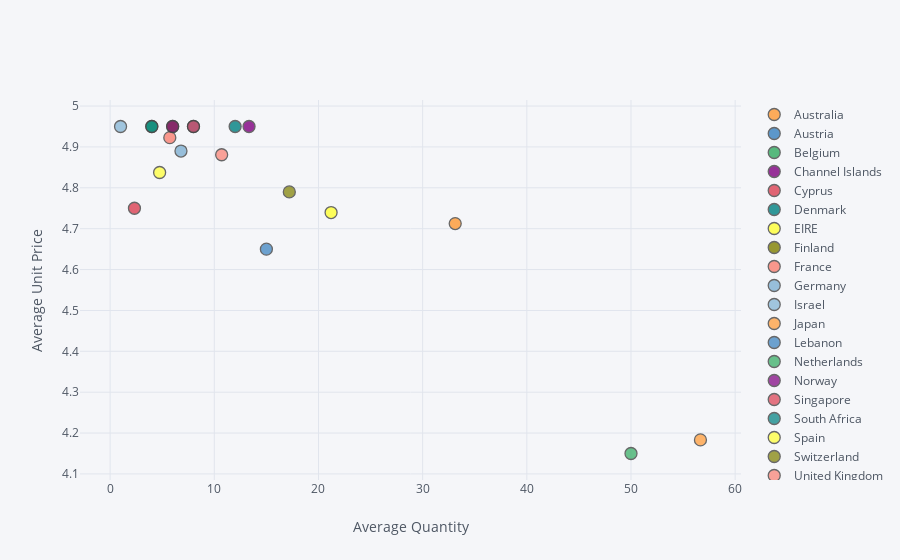

This figure's notebook cell:
### Code cell
data3.iplot(x= 'Quantity', y='UnitPrice', categories='Country', xTitle= 'Average Quantity', yTitle='Average Unit Price')

### Figure 1 — Plotly figure (JSON) as saved in the notebook; plotly's stock layout.template omitted (floating-point values rounded to 4 significant figures)
{"data": [{"marker": {"color": "rgba(255, 153, 51, 1.0)", "line": {"width": 1.3}, "opacity": 0.8, "size": 12, "symbol": "circle"}, "mode": "markers", "name": "Australia", "textfont": {"color": "#4D5663"}, "type": "scatter", "uid": "bd4c99ae-2f77-476b-b4c0-94277851cd60", "x": [33.12], "y": [4.713]}, {"marker": {"color": "rgba(55, 128, 191, 1.0)", "line": {"width": 1.3}, "opacity": 0.8, "size": 12, "symbol": "circle"}, "mode": "markers", "name": "Austria", "textfont": {"color": "#4D5663"}, "type": "scatter", "uid": "b9d8bd91-587e-4283-911c-6f985f5f8123", "x": [8], "y": [4.95]}, {"marker": {"color": "rgba(50, 171, 96, 1.0)", "line": {"width": 1.3}, "opacity": 0.8, "size": 12, "symbol": "circle"}, "mode": "markers", "name": "Belgium", "textfont": {"color": "#4D5663"}, "type": "scatter", "uid": "93d90924-1121-4d25-ab93-48d61498b001", "x": [4], "y": [4.95]}, {"marker": {"color": "rgba(128, 0, 128, 1.0)", "line": {"width": 1.3}, "opacity": 0.8, "size": 12, "symbol": "circle"}, "mode": "markers", "name": "Channel Islands", "textfont": {"color": "#4D5663"}, "type": "scatter", "uid": "eca3c4e9-0e3d-4b14-b3f8-2e2e89ec2c5c", "x": [13.33], "y": [4.95]}, {"marker": {"color": "rgba(219, 64, 82, 1.0)", "line": {"width": 1.3}, "opacity": 0.8, "size": 12, "symbol": "circle"}, "mode": "markers", "name": "Cyprus", "textfont": {"color": "#4D5663"}, "type": "scatter", "uid": "9ff43a73-f204-48e8-9fd5-7483f229a560", "x": [2.333], "y": [4.75]}, {"marker": {"color": "rgba(0, 128, 128, 1.0)", "line": {"width": 1.3}, "opacity": 0.8, "size": 12, "symbol": "circle"}, "mode": "markers", "name": "Denmark", "textfont": {"color": "#4D5663"}, "type": "scatter", "uid": "55e48284-1660-4109-9efd-1b9780d7c8df", "x": [12], "y": [4.95]}, {"marker": {"color": "rgba(255, 255, 51, 1.0)", "line": {"width": 1.3}, "opacity": 0.8, "size": 12, "symbol": "circle"}, "mode": "markers", "name": "EIRE", "textfont": {"color": "#4D5663"}, "type": "scatter", "uid": "7debd015-183a-4356-8b9f-f73ca8feceb4", "x": [21.21], "y": [4.739]}, {"marker": {"color": "rgba(128, 128, 0, 1.0)", "line": {"width": 1.3}, "opacity": 0.8, "size": 12, "symbol": "circle"}, "mode": "markers", "name": "Finland", "textfont": {"color": "#4D5663"}, "type": "scatter", "uid": "f5d7589b-44cd-4b6b-9d77-2e2c55a1b963", "x": [6], "y": [4.95]}, {"marker": {"color": "rgba(251, 128, 114, 1.0)", "line": {"width": 1.3}, "opacity": 0.8, "size": 12, "symbol": "circle"}, "mode": "markers", "name": "France", "textfont": {"color": "#4D5663"}, "type": "scatter", "uid": "f25d65c3-7869-445e-8a95-18f6625d303c", "x": [5.727], "y": [4.923]}, {"marker": {"color": "rgba(128, 177, 211, 1.0)", "line": {"width": 1.3}, "opacity": 0.8, "size": 12, "symbol": "circle"}, "mode": "markers", "name": "Germany", "textfont": {"color": "#4D5663"}, "type": "scatter", "uid": "2e4b8c91-eede-49d9-837f-6dafa075c884", "x": [6.8], "y": [4.89]}, {"marker": {"color": "rgba(128, 177, 211, 0.8999999999999999)", "line": {"width": 1.3}, "opacity": 0.8, "size": 12, "symbol": "circle"}, "mode": "markers", "name": "Israel", "textfont": {"color": "#4D5663"}, "type": "scatter", "uid": "bc8df329-4a7e-47b7-ad1d-92a7832c9485", "x": [1], "y": [4.95]}, {"marker": {"color": "rgba(255, 153, 51, 0.8999999999999999)", "line": {"width": 1.3}, "opacity": 0.8, "size": 12, "symbol": "circle"}, "mode": "markers", "name": "Japan", "textfont": {"color": "#4D5663"}, "type": "scatter", "uid": "078e75e3-cd81-4747-8856-bd6b5022bf6f", "x": [56.67], "y": [4.183]}, {"marker": {"color": "rgba(55, 128, 191, 0.8999999999999999)", "line": {"width": 1.3}, "opacity": 0.8, "size": 12, "symbol": "circle"}, "mode": "markers", "name": "Lebanon", "textfont": {"color": "#4D5663"}, "type": "scatter", "uid": "0ba9bc4c-608b-4810-aa19-f4f3a50b3d44", "x": [15], "y": [4.65]}, {"marker": {"color": "rgba(50, 171, 96, 0.8999999999999999)", "line": {"width": 1.3}, "opacity": 0.8, "size": 12, "symbol": "circle"}, "mode": "markers", "name": "Netherlands", "textfont": {"color": "#4D5663"}, "type": "scatter", "uid": "8c75df58-59fb-4f3c-88f3-a069ba95b8fc", "x": [50], "y": [4.15]}, {"marker": {"color": "rgba(128, 0, 128, 0.8999999999999999)", "line": {"width": 1.3}, "opacity": 0.8, "size": 12, "symbol": "circle"}, "mode": "markers", "name": "Norway", "textfont": {"color": "#4D5663"}, "type": "scatter", "uid": "21fcfaa5-ac45-4d1d-97bb-0cf0356b19a3", "x": [6], "y": [4.95]}, {"marker": {"color": "rgba(219, 64, 82, 0.8999999999999999)", "line": {"width": 1.3}, "opacity": 0.8, "size": 12, "symbol": "circle"}, "mode": "markers", "name": "Singapore", "textfont": {"color": "#4D5663"}, "type": "scatter", "uid": "ba2ef1ff-fec2-45bc-9d79-8ce8ca7bb80b", "x": [8], "y": [4.95]}, {"marker": {"color": "rgba(0, 128, 128, 0.8999999999999999)", "line": {"width": 1.3}, "opacity": 0.8, "size": 12, "symbol": "circle"}, "mode": "markers", "name": "South Africa", "textfont": {"color": "#4D5663"}, "type": "scatter", "uid": "d2950db2-8d54-4ed4-91d3-887dacd729d2", "x": [4], "y": [4.95]}, {"marker": {"color": "rgba(255, 255, 51, 0.8999999999999999)", "line": {"width": 1.3}, "opacity": 0.8, "size": 12, "symbol": "circle"}, "mode": "markers", "name": "Spain", "textfont": {"color": "#4D5663"}, "type": "scatter", "uid": "ee776e39-c68f-4fc9-af90-afbba4253b51", "x": [4.75], "y": [4.838]}, {"marker": {"color": "rgba(128, 128, 0, 0.8999999999999999)", "line": {"width": 1.3}, "opacity": 0.8, "size": 12, "symbol": "circle"}, "mode": "markers", "name": "Switzerland", "textfont": {"color": "#4D5663"}, "type": "scatter", "uid": "29a53c8b-00fe-494c-9720-66acd25bf4b6", "x": [17.2], "y": [4.79]}, {"marker": {"color": "rgba(251, 128, 114, 0.8999999999999999)", "line": {"width": 1.3}, "opacity": 0.8, "size": 12, "symbol": "circle"}, "mode": "markers", "name": "United Kingdom", "textfont": {"color": "#4D5663"}, "type": "scatter", "uid": "a58532fb-87da-4f21-bb68-57ca0f16374c", "x": [10.71], "y": [4.881]}], "layout": {"legend": {"bgcolor": "#F5F6F9", "font": {"color": "#4D5663"}}, "paper_bgcolor": "#F5F6F9", "plot_bgcolor": "#F5F6F9", "title": {"font": {"color": "#4D5663"}}, "xaxis": {"gridcolor": "#E1E5ED", "showgrid": true, "tickfont": {"color": "#4D5663"}, "title": {"font": {"color": "#4D5663"}, "text": "Average Quantity"}, "zerolinecolor": "#E1E5ED"}, "yaxis": {"gridcolor": "#E1E5ED", "showgrid": true, "tickfont": {"color": "#4D5663"}, "title": {"font": {"color": "#4D5663"}, "text": "Average Unit Price"}, "zerolinecolor": "#E1E5ED"}}}
